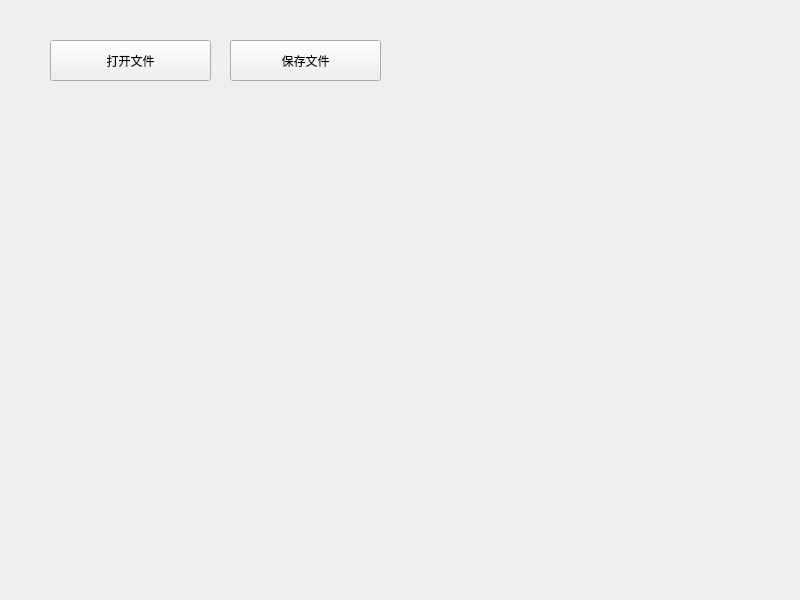
<?xml version="1.0" encoding="UTF-8"?>
<ui version="4.0">
 <class>Widget</class>
 <widget class="QWidget" name="Widget">
  <property name="geometry">
   <rect>
    <x>0</x>
    <y>0</y>
    <width>800</width>
    <height>600</height>
   </rect>
  </property>
  <property name="windowTitle">
   <string>Widget</string>
  </property>
  <widget class="QPushButton" name="pushButton">
   <property name="geometry">
    <rect>
     <x>50</x>
     <y>40</y>
     <width>161</width>
     <height>41</height>
    </rect>
   </property>
   <property name="text">
    <string>打开文件</string>
   </property>
  </widget>
  <widget class="QPushButton" name="pushButton_2">
   <property name="geometry">
    <rect>
     <x>230</x>
     <y>40</y>
     <width>151</width>
     <height>41</height>
    </rect>
   </property>
   <property name="text">
    <string>保存文件</string>
   </property>
  </widget>
 </widget>
 <resources/>
 <connections/>
</ui>
